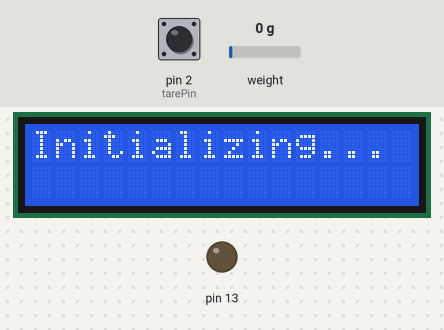
A sketch run on a simulated Arduino Uno, built with avr-gcc and run on an emulated ATmega328P. On the bench: 16×2 character LCD, output pins drawn as LEDs (lit = HIGH). The inputs (shaded band) are chosen by the test bench; at power-on: weight on the scale 0 g, pin 2 (tarePin) HIGH. What the sketch prints to the serial monitor is not drawn.

Above: at 2.1 s.
At 10.4 s:
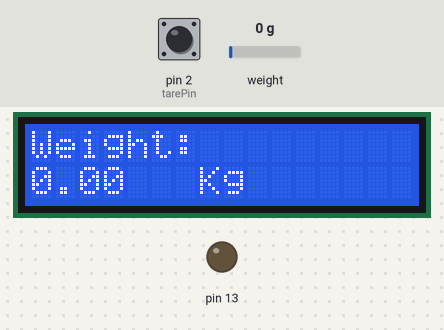
10.5 s: weight on the scale set to 2 g
At 13.9 s:
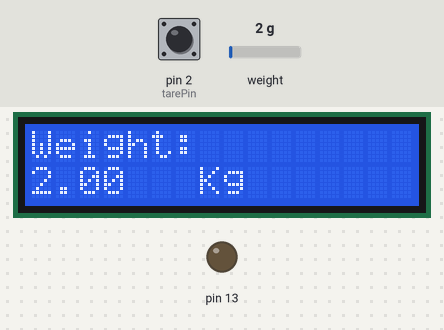
14.7 s: pin 2 (tarePin) pulled LOW for 0.85 s
At 17.9 s:
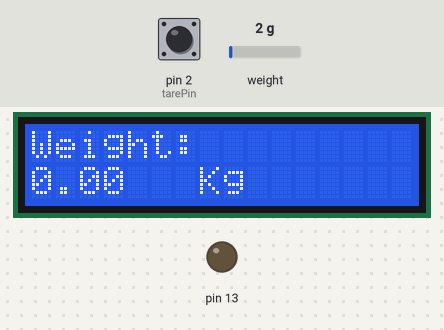
Timing chart, 0 to 19.4 s (numbered marks = the images above; inputs shaded):
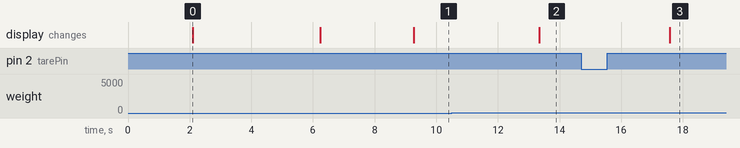

Measured:
- after the input at 10.5 s, the display: changes after 2.8 s (image 2)
- after the input at 14.7 s, the display: changes after 2.9 s (image 3)
- what the display in image 0 shows lasts 4.1 s, from 2.1 s to 6.2 s

The sketch:

scale_arduino_beforeTare.ino
```cpp
//update-9-01-16: sendESP command prevents reading weight value from second time. hence those two lines were commented out.
//update:9-01-16. Bug fix: It is found that strTrunc does not append one or two according to the decimal place.Because the second statement was = than +=. hence dpoint was not appeneded.
//update:9-01-16: Bug-fix: sendWeight function was defined with a return type string while it does not return anything. return type made void.
//update:29-01-16:This is the i2c version of scale_arduino program. Code has been modified to interface lcd via i2c.
//                Also updated to display weight as 0.00 initially and display the unit Kg at all times.
// Update 3: Added code to display ssid on lcd, before ending setup
//update:24-07-16: 1.Obtaining stable weight is consolidated inside a function for multiple calls. 2.Real-time weight update added
//update:15-01-17: Added timeout during weight stabilization

#include "HX711.h"
#include <AltSoftSerial.h>
#include <Wire.h>
//#include <LCD.h>
#include <LiquidCrystal_I2C.h>
#include <DS3231_Simple.h>


LiquidCrystal_I2C  lcd(0x27,2,1,0,4,5,6,7); // 0x27 is the I2C bus address for an unmodified module
AltSoftSerial esp; //8,9||RX,TX

/*
 * This uses the Liquid Crystal library from https://bitbucket.org/fmalpartida/new-liquidcrystal/downloads GNU General Public License, version 3 (GPL-3.0)
 * Pin Connections:
 *      SCL = A5
 *      SDA = A4
 *      VCC = 5V
 *      GND = GND
 */

// HX711.DOUT	- pin #A1 or 6
// HX711.PD_SCK	- pin #A0  or 7

HX711 scale(5,6);		// parameter "gain" is ommited; the default value 128 is used by the library
float avg =0.0,currentWeight=0.0,lastWeight=0.0,tareWeight=0.0;
boolean upload = true;
unsigned long int up;
const int tarePin =2;
boolean led = LOW;
//int calib = 23100;

String strTrunc(float wt)
{
  Serial.println("Truncating weight value");
  int tmp;
    String number;
    if(wt>10.00)
    {
       tmp = wt*100;
       String val(tmp);
       number+='1';
       number+=val.substring(0,2);
      number+='.';
      number+=val.charAt(2);
    }
    else if(wt<10.00)
    {
       tmp = wt*100;
       String val(tmp);
       number+='2';
       number+= val.charAt(0);
      number+='.';
      number+=val.charAt(1);
    }
    Serial.println(number);
  return number;
}
void sendWeight(String msg)
{
  Serial.println("inside send weight");
  String weight;
  weight+='=';
  weight+=msg;
  weight+='*';
  Serial.print("weight:");
  Serial.println(weight);
  esp.println(weight);
  Serial.println("Weight sent to ESP");
  }

  void lcdWeight(float weight)
  {
    lcd.clear();
    lcd.setCursor(0,0);
    lcd.print("Weight:");
    lcd.setCursor(0,1);
    lcd.print(weight);
    lcd.setCursor(7,1);
    lcd.print("Kg");
  }

float get_weight(float lweight)
{
  float cweight;
  while(1)  //wait for a stable weight
    {
      Serial.println("Waiting for stable weight");
      cweight = scale.get_units(10);
      float diff = cweight - lweight;
      Serial.println(diff);
      if( diff>1.0)
         { lweight = cweight;
           Serial.print("Diff: ");
           Serial.println(diff);
          delay(500);
         }
         else
         break;
    }
  return cweight;
}

void tare()
{
  //Serial.println("Tare Pressed!");
 scale.tare();
//  float temp = scale.get_units(10);
 // lcdWeight(0.00);
//    digitalWrite(13,!led);
//    led=!led;
}
void setup() {
  Serial.begin(9600);

   pinMode(13,OUTPUT);

  pinMode(tarePin,INPUT_PULLUP);
  attachInterrupt(digitalPinToInterrupt(tarePin),tare,RISING);


    lcd.setBacklightPin(3,POSITIVE);
    lcd.setBacklight(HIGH); // NOTE: You can turn the backlight off by setting it to LOW instead of HIGH
    lcd.begin(16, 2);
    lcd.clear();

    esp.begin(9600);

  lcd.print("Wifi Scale!!");
  delay(2000);
  lcd.clear();
  lcd.print("Initializing...");

// ideal 19500
  scale.set_scale(305);  // this value is obtained by calibrating the scale with known weights; see the README for details (19500 for kien)
  scale.tare();				        // reset the scale to 0

  Serial.println("After setting up the scale:");

  Serial.print("read: \t\t");
  Serial.println(scale.read());                 // print a raw reading from the ADC

  Serial.print("read average: \t\t");
  Serial.println(scale.read_average(20));       // print the average of 20 readings from the ADC

  Serial.print("get value: \t\t");
  Serial.println(scale.get_value(5));		// print the average of 5 readings from the ADC minus the tare weight, set with tare()

  Serial.print("get units: \t\t");
  Serial.println(scale.get_units(5), 1);        // print the average of 5 readings from the ADC minus tare weight, divided
						// by the SCALE parameter set with set_scale

  Serial.println("Readings:");
  lcd.clear();
  lcd.print("Wifi Connected!");
  lcd.clear();
  lcd.setCursor(0,0);
  lcd.print("IP:192.168.1.10");
  lcd.setCursor(0,1);
  lcd.print("SSID: Shankar");
  delay(2000);
  scale.tare();
  lcdWeight(0.00);

}

void loop() {

//  scale.set_scale(calib);

//  Serial.print("one reading:\t");
//  Serial.print(scale.get_units(), 1);
//  Serial.print("\t| average:\t");
  avg = scale.get_units(10);
  if(avg>=1.0)
  {
    Serial.println("Some one stepped in!");
    currentWeight=0.0,lastWeight=0.0;
    currentWeight = scale.get_units(10);
    lastWeight = currentWeight;

//    while(1)  //wait for a stable weight
//    {
//      Serial.println("Waiting for stable weight");
//      currentWeight = scale.get_units(10);
//      float diff = currentWeight - lastWeight;
//      Serial.println(diff);
//      if( diff>1.0)
//         { lastWeight = currentWeight;
//           Serial.print("Diff: ");
//           Serial.println(diff);
//          delay(500);
//         }
//         else
//         break;
//    }

    currentWeight=get_weight(lastWeight);
    Serial.println("Stable weight obtained!");

   String msg=strTrunc(currentWeight);
    sendWeight(msg);

    Serial.print("Weight:");
    Serial.println(currentWeight);
    lcdWeight(currentWeight);

    unsigned long int timeOut=millis();

    while(1) //wait till the current load is removed.
    {
      avg=scale.get_units(10);
      if(avg-currentWeight>=1.0 || avg-currentWeight<=-1.0)
      {
        currentWeight=get_weight(avg);
        lcdWeight(currentWeight);
      }
      if(avg<0.2)
      {
       Serial.println("Some one stepped out!");
       break;
      }
      if(millis()-timeOut>=10000)
      {
        Serial.println("Timeout!");
        break;
      }
    }

    upload = true;
    scale.tare();
    avg=scale.get_units(10);
    scale.tare();
    avg=scale.get_units(5);

    Serial.print("Weight:");
  Serial.println(avg);
  lcdWeight(avg);

  }


    if ( esp.available() )
    {
      while(esp.available()>0)
      Serial.write(esp.read());
    }


}
```
